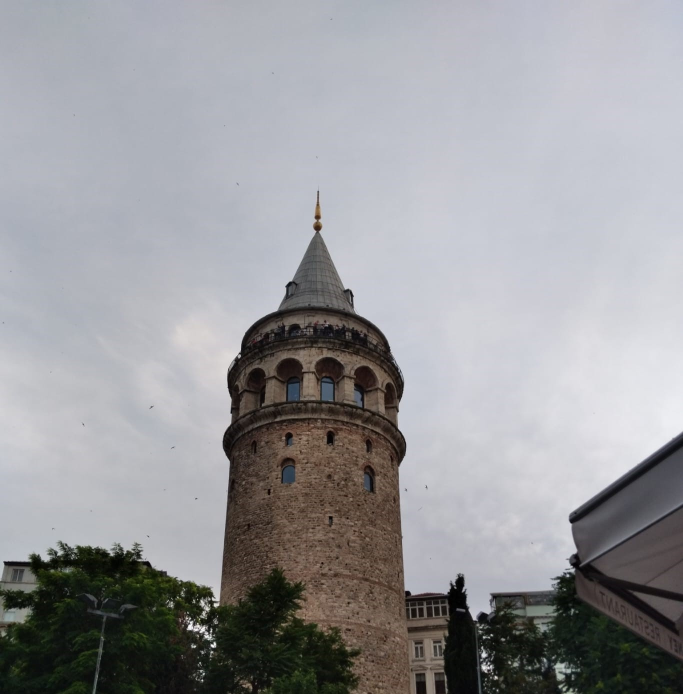
#> input picture Image processing/Image Processing - opnecv/Görüntü İşleme - spyder/Galata.jpeg, 1366 x 1388 px (shown at 1/2 size)
$ python resim_aynalama.py
#> lines starting #> are read from the running program, lines starting #| are printed output that depends on the picture
import cv2

# Görüntüyü yükle
resim = cv2.imread("Galata.jpeg")
#> resim is the input picture: shape (1388, 1366, 3); mean B, G, R 155.3, 152.3, 152.1
resim = cv2.resize(resim, (646, 756))
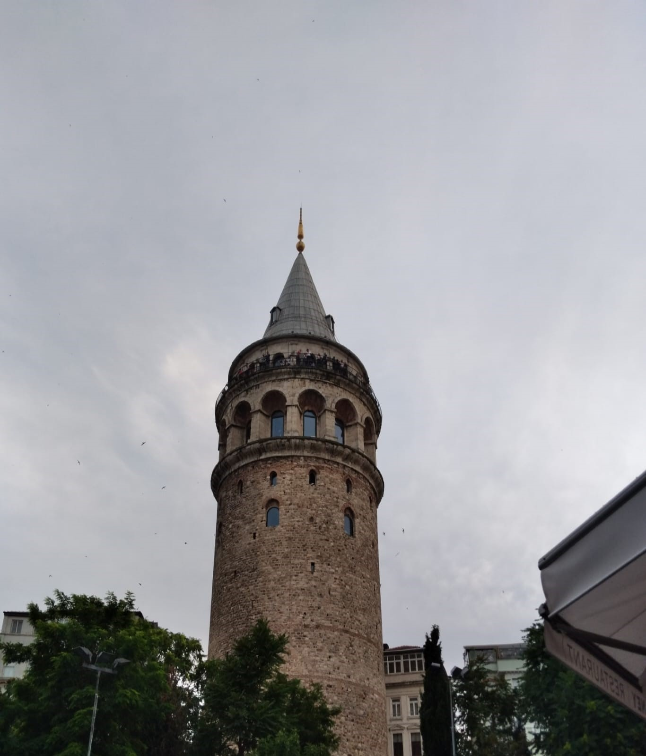
#> resim: shape (756, 646, 3); mean B, G, R 155.3, 152.2, 152

# Görüntüyü düşey eksende aynala
aynalanan_resim = cv2.flip(resim, 1)  # Düşey Aynalama
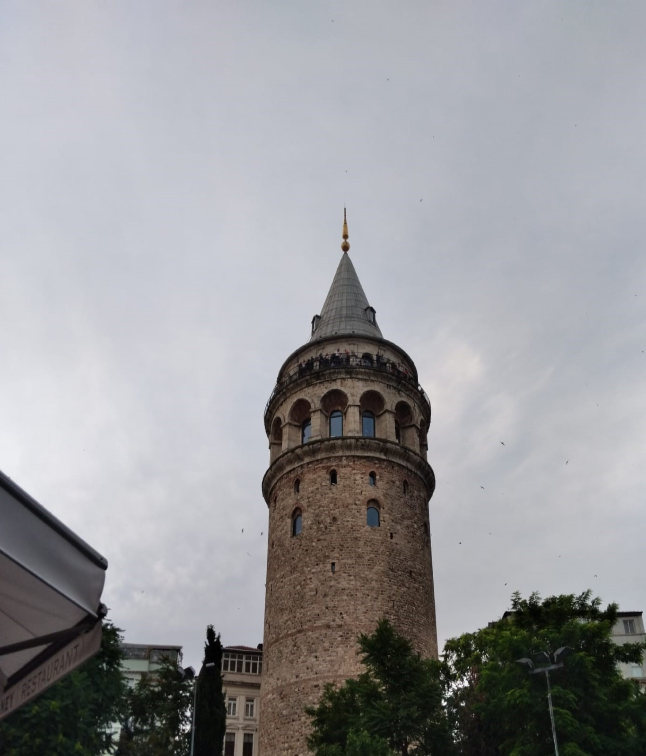
#> aynalanan_resim: shape (756, 646, 3); mean B, G, R 155.3, 152.2, 152

cv2.imshow("Orijinal Görüntü", resim)
cv2.imshow("Aynalanmış Görüntü", aynalanan_resim)
cv2.waitKey(0)
cv2.destroyAllWindows()

$ run again, with Image processing/Image Processing - opnecv/Görüntü İşleme - spyder/plaka.PNG saved as Image processing/Image Processing - opnecv/Görüntü İşleme - spyder/Galata.jpeg
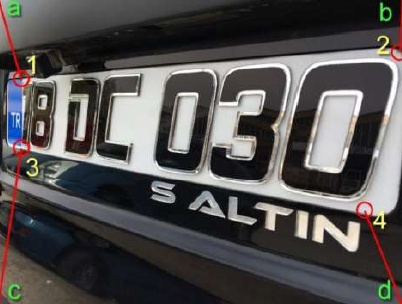
#> input picture Image processing/Image Processing - opnecv/Görüntü İşleme - spyder/plaka.PNG, 402 x 304 px
#> resim is the input picture: shape (304, 402, 3); mean B, G, R 81, 81.5, 83.9
#> `resim = cv2.resize(resim, (646, 756))`:
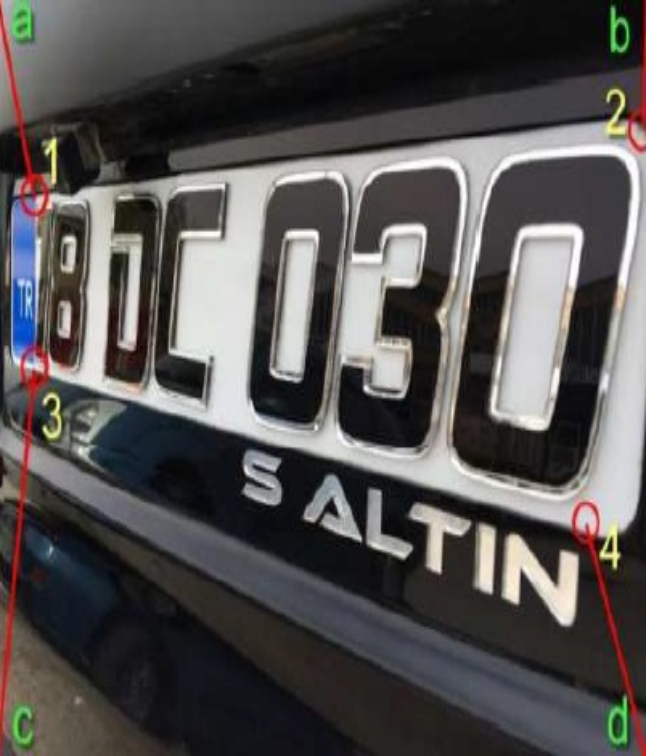
#> resim: shape (756, 646, 3); mean B, G, R 80.9, 81.4, 83.8
#> `aynalanan_resim = cv2.flip(resim, 1)`:
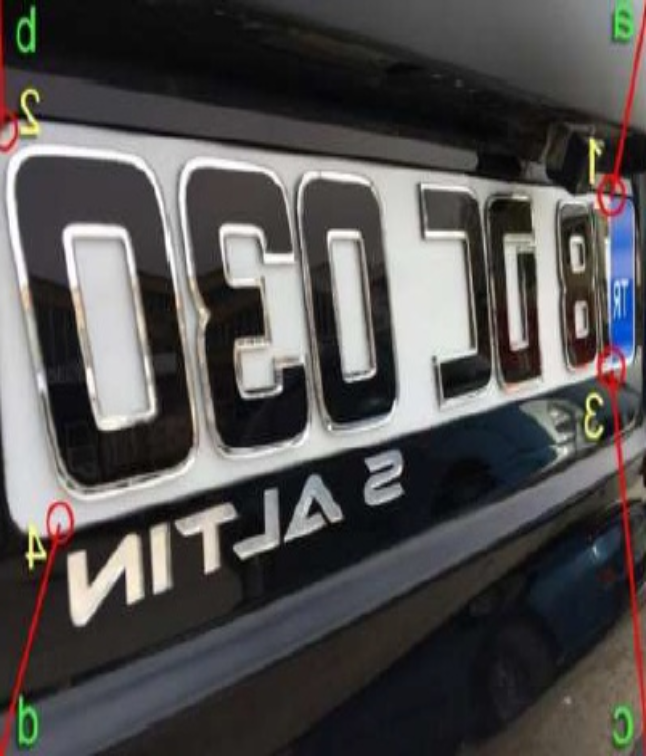
#> aynalanan_resim: shape (756, 646, 3); mean B, G, R 80.9, 81.4, 83.8
